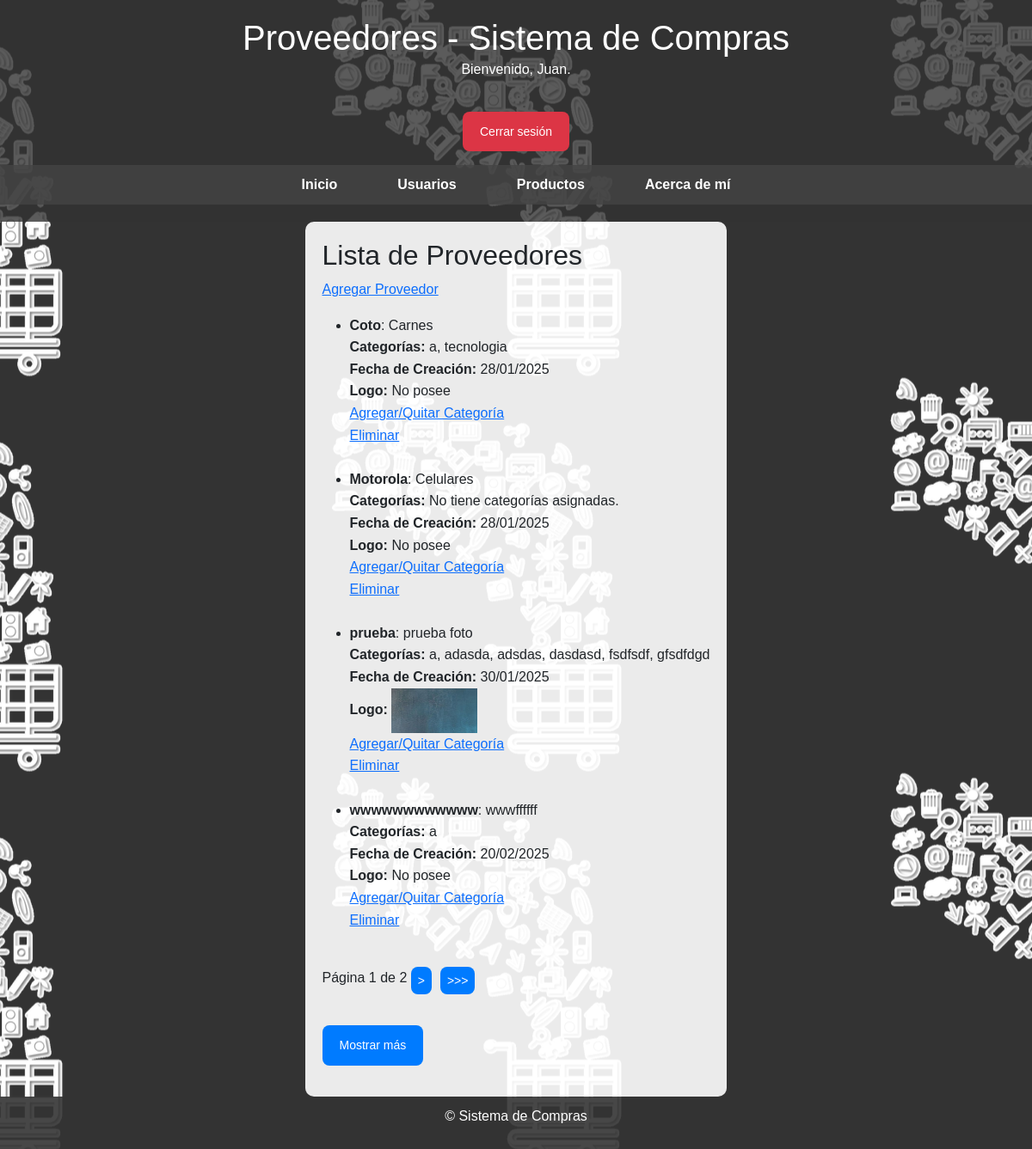
Page /productos/listar_proveedores/ (signed in) on the committed database.
### productos/models.py (models this page shows, shortened)
class Proveedor(models.Model):
    nombre = models.CharField(max_length=100)
    descripcion = models.TextField()
    categorias = models.ManyToManyField(Categoria, related_name='proveedores')
    fecha_creacion = models.DateField(auto_now_add=True)
    logotipo = models.ImageField(upload_to='productos/proveedores/logos/', blank=True, null=True)

class Categoria(models.Model):
    nombre = models.CharField(max_length=100)
    foto = models.ImageField(upload_to='categorias/', null=True, blank=True)

### productos/views.py (the view, shortened to what this page needs)
# urls.py: path('listar_proveedores/', ListarProveedoresView.as_view(), name='listar_proveedores'),  # Listar proveedores
class ListarProveedoresView(View):
    def get(self, request):
        proveedores_list = Proveedor.objects.all().order_by('id')
        page_number = int(request.GET.get('page', 1))
        proveedores_por_pagina = 4    # Cantidad de proveedores en la paginación clásica
        proveedores_por_click = 6    # Cantidad de proveedores que se cargarán al hacer "Mostrar más"
        paginator = Paginator(proveedores_list, proveedores_por_pagina)
        try:
            proveedores = paginator.page(page_number)
        except PageNotAnInteger:
            proveedores = paginator.page(1)
        except EmptyPage:
            proveedores = paginator.page(paginator.num_pages)
        return render(request, 'listar_proveedores.html', {
            'proveedores': proveedores,
            'offset': (page_number * proveedores_por_pagina)
        })

### productos/Templates/listar_proveedores.html (shortened to what this page needs)
{% extends 'base.html' %}
{% block header_title %}Proveedores - Sistema de Compras{% endblock %}
{% block content %}
    <h2>Lista de Proveedores</h2>
    <p><a href="{% url 'agregar_proveedor' %}">Agregar Proveedor</a></p>
    <ul id="proveedor-list">
        {% for proveedor in proveedores %}
            <li>
                <strong>{{ proveedor.nombre }}</strong>: {{ proveedor.descripcion }} <br>
                <strong>Categorías:</strong>
                {% if proveedor.categorias.exists %}
                    {% for categoria in proveedor.categorias.all %}
                        {{ categoria.nombre }}{% if not forloop.last %}, {% endif %}
                    {% endfor %}
                {% else %}
                    No tiene categorías asignadas.
                {% endif %}
                <br>
                <strong>Fecha de Creación:</strong> {{ proveedor.fecha_creacion|date:"d/m/Y" }} <br>
                <strong>Logo:</strong>
                {% if proveedor.logotipo %}
                    <img src="{{ proveedor.logotipo.url }}" alt="{{ proveedor.nombre }}" width="100">
                {% else %}
                    No posee
                {% endif %}
                <br>
                <a href="{% url 'agregar_categoria_proveedor' proveedor_id=proveedor.id %}">Agregar/Quitar Categoría</a><br>
                <a href="{% url 'eliminar_proveedor' proveedor.id %}">Eliminar</a><br><br>
            </li>
        {% empty %}
            <li>No hay proveedores registrados.</li>
        {% endfor %}
    </ul>
    {% if proveedores.has_other_pages %}
        <div class="pagination">
            <span>Página {{ proveedores.number }} de {{ proveedores.paginator.num_pages }}</span>&nbsp;
            {% if proveedores.has_next %}
                <button onclick="window.location.href='?page={{ proveedores.next_page_number }}'">></button>
                <button onclick="window.location.href='?page={{ proveedores.paginator.num_pages }}'">>>></button>
            {% endif %}
        </div>
    {% endif %}
    {% if proveedores.has_next %}
        <button id="show-more" onclick="showMore()">Mostrar más</button>
    {% endif %}
{% endblock %}

### compras/Templates/base.html (shortened to what this page needs)
{% load static %}
<!DOCTYPE html>
<html lang="es">
<head>
    <link href="https://cdn.jsdelivr.net/npm/bootstrap@5.3.0-alpha1/dist/css/bootstrap.min.css" rel="stylesheet">
    <link rel="stylesheet" href="{% static 'css/styles.css' %}">
</head>
<body>
    <header>
        <h1>{% block header_title %}Bienvenido al Sistema de Compras{% endblock %}</h1>
        <div class="user-status-message">
            {% if user.is_authenticated %}
                <p>Bienvenido, {{ user.username }}.
                    <form action="{% url 'cerrar_sesion' %}" method="POST" style="display: inline;">
                        <button id="Cerrar-sesión" type="submit">Cerrar sesión</button>
                    </form>
                </p>
            {% else %}
                <p>Usuario no iniciado, <a href="{% url 'iniciar_sesion' %}">Iniciar sesión</a></p>
            {% endif %}
        </div>
        <nav>
            <ul>
                <li><a href="/" class="{% if request.path == '/' %}active{% endif %}">Inicio</a></li>
                <li><a href="/usuarios/" class="{% if request.path == '/usuarios/' %}active{% endif %}">Usuarios</a></li>
                <li><a href="/productos/" class="{% if request.path == '/productos/' %}active{% endif %}">Productos</a></li>
                <li><a href="/about/" class="{% if request.path == '/about/' %}active{% endif %}">Acerca de mí</a></li>
            </ul>
        </nav>
    </header>
    <main>
        {% block content %}
        {% endblock %}
    </main>
    <footer>
        <p>© {{ current_year }} Sistema de Compras</p>
    </footer>
</body>
</html>

### static/css/styles.css (style rules this page uses)
body { font-family: Arial, sans-serif; background-color: #333; background-image: url("/static/img/fondo.png"); background-size: auto; background-position: center; background-repeat: repeat; background-attachment: fixed; margin: 0; padding: 0; line-height: 1.6; display: flex; flex-direction: column; min-height: 100vh; }
header { background-color: rgba(51, 51, 51, 0.8); color: white; padding: 20px 0; text-align: center; }
header h1 { margin: 0; font-size: 2.5rem; }
nav { background-color: rgba(68, 68, 68, 0.8); padding: 10px 0; }
nav ul { list-style-type: none; padding: 0; margin: 0; display: flex; justify-content: center; }
nav ul li { margin: 0 15px; }
nav ul li a { color: white; text-decoration: none; font-weight: bold; padding: 10px 20px; border-radius: 5px; transition: background-color 0.3s; }
main { padding: 20px; max-width: 1200px; margin: 0 auto; background-color: rgba(255, 255, 255, 0.9); border-radius: 10px; flex: 1; }
footer { background-color: rgba(51, 51, 51, 0.9); color: white; text-align: center; padding: 10px 0; width: 100%; }

### productos/Templates/listar_proveedores.html (style rules this page uses)
.pagination button { padding: 5px 8px; background-color: #007bff; color: white; border: none; border-radius: 8px; cursor: pointer; font-size: 14px; margin-right: 10px; transition: background-color 0.3s, transform 0.2s; }
#show-more { margin-top: 20px; background-color: #007bff; color: white; border: none; border-radius: 8px; padding: 12px 20px; font-size: 14px; cursor: pointer; transition: background-color 0.3s, transform 0.2s; display: inline-block; text-align: center; }

### compras/Templates/base.html (style rules this page uses)
#Cerrar-sesión { margin-top: 20px; background-color: #dc3545; color: white; border: none; border-radius: 8px; padding: 12px 20px; font-size: 14px; cursor: pointer; transition: background-color 0.3s, transform 0.2s; display: inline-block; text-align: center; }

### rows in the picture
Proveedor: nombre "Coto", descripcion "Carnes", fecha_creacion "28/01/2025", logotipo "No posee"
Categoria: nombre "a"
Categoria: nombre "tecnologia"
Proveedor: nombre "Motorola", descripcion "Celulares", shows "No tiene categorías asignadas.", fecha_creacion "28/01/2025", logotipo "No posee"
Proveedor: nombre "prueba", descripcion "prueba foto", fecha_creacion "30/01/2025", logotipo (picture)
Categoria: nombre "adasda"
Categoria: nombre "adsdas"
Categoria: nombre "dasdasd"
Categoria: nombre "fsdfsdf"
Categoria: nombre "gfsdfdgd"
Proveedor: nombre "wwwwwwwwwwww", descripcion "wwwffffff", fecha_creacion "20/02/2025", logotipo "No posee"

### other values in the picture
{{ user.username }} "Juan"
{{ proveedores.number }} "1"
{{ proveedores.paginator.num_pages }} "2"
